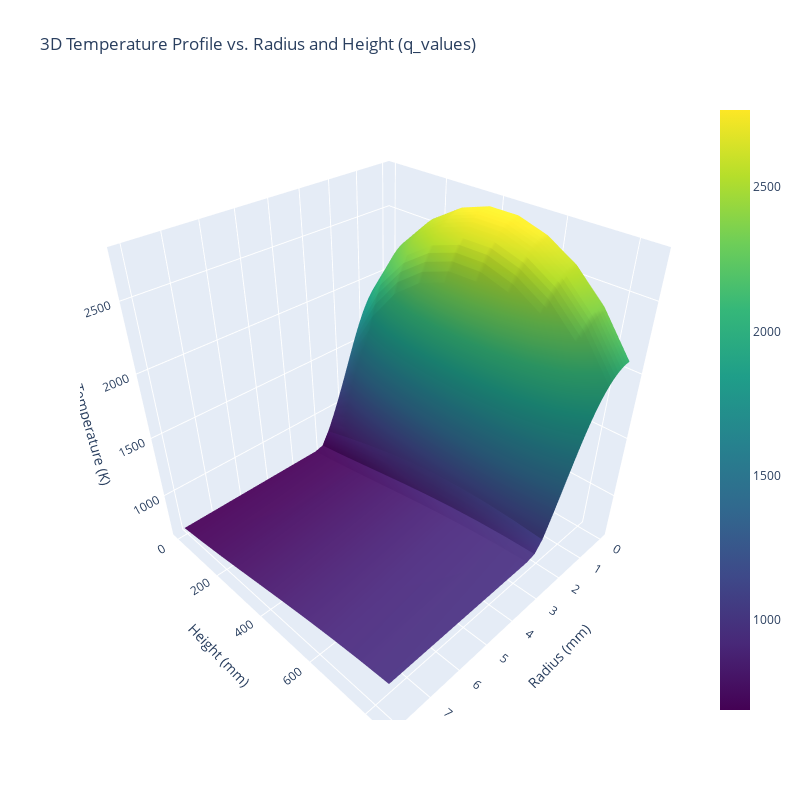

This figure's notebook cell:
### Markdown cell above
3D plot computes all the points

### Code cell
# Pre-compute the temperature matrix using the plot function
r_coolant_infinity = Geometrical_Data.cladding_outer_diameter / 2 + Geometrical_Data.pin_pitch / np.sqrt(3)
r_coolant_cladding = Geometrical_Data.cladding_outer_diameter / 2
r_cladding_gap = Geometrical_Data.cladding_outer_diameter / 2 - Geometrical_Data.thickness_cladding
r_gap_fuel = Geometrical_Data.fuel_outer_diameter / 2
r_end = Geometrical_Data.fuel_inner_diameter / 2

r_coolant = np.linspace(r_coolant_infinity, r_coolant_cladding, 2)[0:-1]
r_cladding = np.linspace(r_coolant_cladding, r_cladding_gap, 2)[0:-1]
r_gap = np.linspace(r_cladding_gap, r_gap_fuel,5)[0:-1]
r_fuel = np.linspace(r_gap_fuel, r_end, 25)

r_plot = np.concatenate((r_coolant, r_cladding, r_gap, r_fuel))

# 3D plot of the temperature profile
T_fuel_out = 1500 # K (Initial guess)
vars.T_map = f.temperature_profile_3D(r_plot, Resistances, Coolant_Proprieties, ThermoHydraulics, Geometrical_Data, T_fuel_out, Burnup)

# Create a 3D surface plot
fig = go.Figure(data=[go.Surface(z=vars.T_map.T, x=vars.T_map.r*1e3, y=vars.T_map.h*1e3, colorscale='Viridis')])

# Update the layout
fig.update_layout(
    scene=dict(
        xaxis_title='Radius (mm)',
        yaxis_title='Height (mm)',
        zaxis_title='Temperature (K)'
    ),
    title="3D Temperature Profile vs. Radius and Height (q_values)",
    autosize=False,
    width=800,
    height=800
)

# Show the plot
fig.show()

### Figure 1 — Plotly figure (JSON) as saved in the notebook; plotly's stock layout.template omitted (floating-point values rounded to 4 significant figures; data arrays with more than 128 entries replaced by an {"elided": "..."} marker saying what was removed)
{"data": [{"colorscale": [[0, "#440154"], [0.1111, "#482878"], [0.2222, "#3e4989"], [0.3333, "#31688e"], [0.4444, "#26828e"], [0.5556, "#1f9e89"], [0.6667, "#35b779"], [0.7778, "#6ece58"], [0.8889, "#b5de2b"], [1, "#fde725"]], "type": "surface", "x": {"elided": "10x31 float values"}, "y": {"elided": "10x31 float values"}, "z": {"elided": "10x31 float values"}}], "layout": {"autosize": false, "height": 800, "scene": {"xaxis": {"title": {"text": "Radius (mm)"}}, "yaxis": {"title": {"text": "Height (mm)"}}, "zaxis": {"title": {"text": "Temperature (K)"}}}, "title": {"text": "3D Temperature Profile vs. Radius and Height (q_values)"}, "width": 800}}
